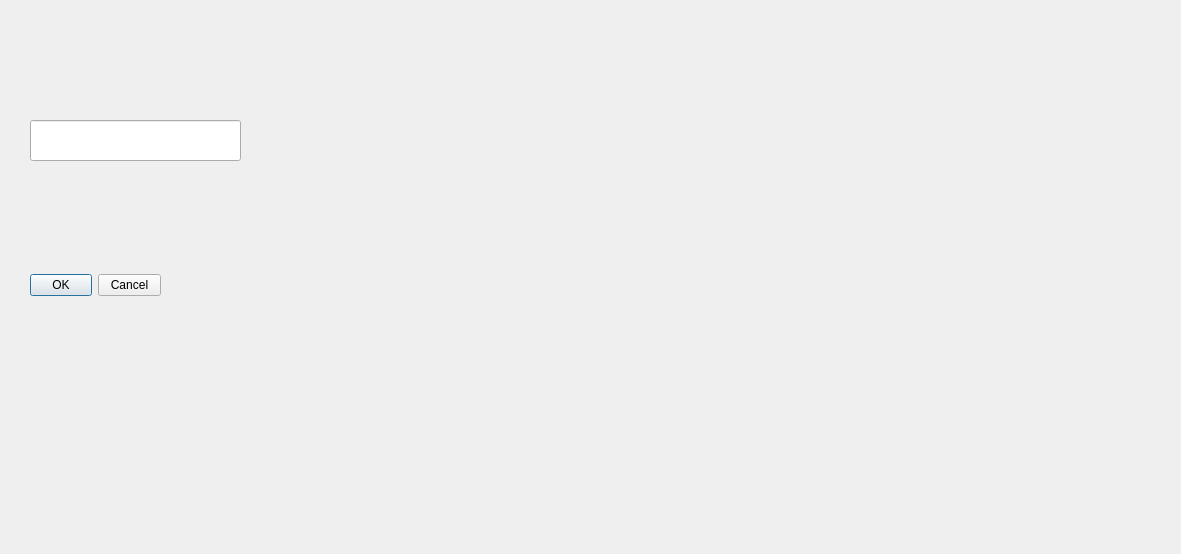
<?xml version="1.0" encoding="UTF-8"?>
<ui version="4.0">
 <class>RenameProfileDialog</class>
 <widget class="QDialog" name="RenameProfileDialog">
  <property name="geometry">
   <rect>
    <x>0</x>
    <y>0</y>
    <width>1181</width>
    <height>554</height>
   </rect>
  </property>
  <property name="windowTitle">
   <string notr="true">Dialog</string>
  </property>
  <widget class="QDialogButtonBox" name="buttonBox">
   <property name="geometry">
    <rect>
     <x>30</x>
     <y>240</y>
     <width>131</width>
     <height>91</height>
    </rect>
   </property>
   <property name="orientation">
    <enum>Qt::Horizontal</enum>
   </property>
   <property name="standardButtons">
    <set>QDialogButtonBox::Cancel|QDialogButtonBox::Ok</set>
   </property>
  </widget>
  <widget class="QLineEdit" name="lineEdit">
   <property name="geometry">
    <rect>
     <x>30</x>
     <y>120</y>
     <width>211</width>
     <height>41</height>
    </rect>
   </property>
  </widget>
 </widget>
 <resources/>
 <connections>
  <connection>
   <sender>buttonBox</sender>
   <signal>accepted()</signal>
   <receiver>RenameProfileDialog</receiver>
   <slot>accept()</slot>
   <hints>
    <hint type="sourcelabel">
     <x>248</x>
     <y>254</y>
    </hint>
    <hint type="destinationlabel">
     <x>157</x>
     <y>274</y>
    </hint>
   </hints>
  </connection>
  <connection>
   <sender>buttonBox</sender>
   <signal>rejected()</signal>
   <receiver>RenameProfileDialog</receiver>
   <slot>reject()</slot>
   <hints>
    <hint type="sourcelabel">
     <x>316</x>
     <y>260</y>
    </hint>
    <hint type="destinationlabel">
     <x>286</x>
     <y>274</y>
    </hint>
   </hints>
  </connection>
 </connections>
</ui>
